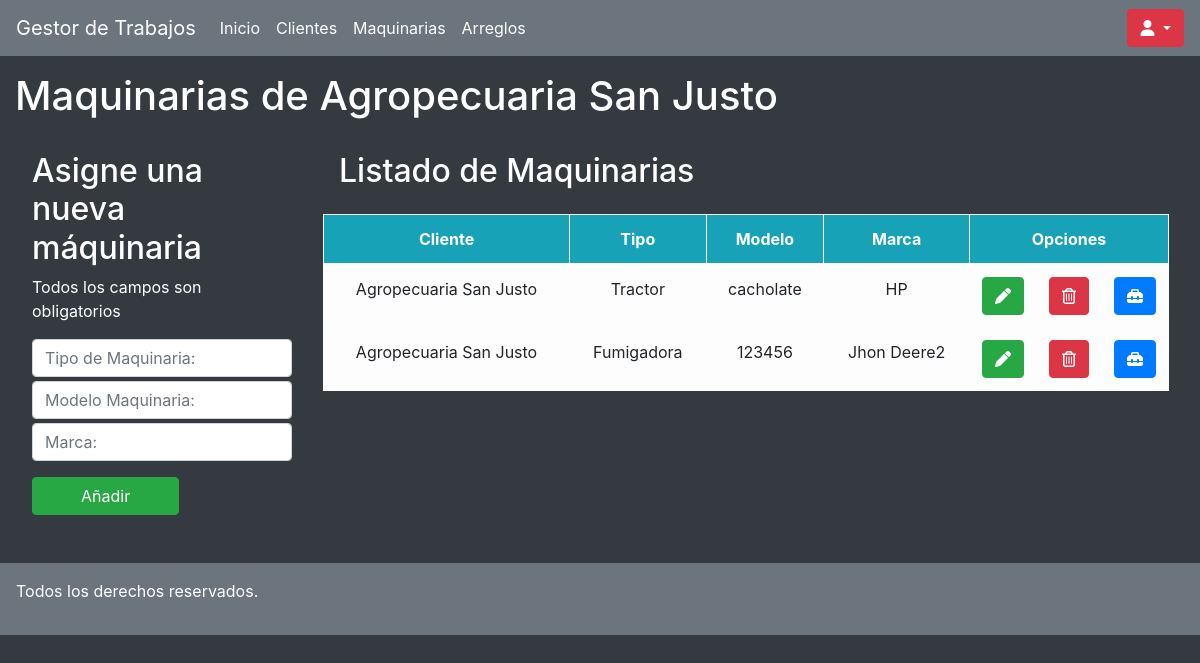
The page /clientes/maquinarias-cliente/18 (signed in) on the database its author committed.
### clientes/models.py (models this page shows, shortened)
class Clientes(models.Model):
    empresa = models.CharField(max_length=50,null=True,blank=True)
    condicion_iva = models.CharField(max_length=30)
    telefono = models.IntegerField(null=True,blank=True)
    domicilio = models.CharField(max_length=100)
    mail = models.EmailField(null=True,blank=True)
    cuit = models.IntegerField()
    def __str__(self): #es para que cuando lo pidamos me devuelva algo legible, en este caso el nombre
        return f'{self.empresa}'

class Maquinarias(models.Model):
    propietario = models.ForeignKey(Clientes, null= True, blank = True, on_delete=models.CASCADE)
    tipo = models.CharField(max_length=50)
    modelo = models.CharField(max_length=50)
    marca = models.CharField(max_length=50)

### clientes/views.py (the view)
# urls.py: path('maquinarias-cliente/<id>', maquinarias_cliente),
@login_required
def maquinarias_cliente(request,id):
    clientes = Clientes.objects.get(id=id)
    maquinarias = Maquinarias.objects.filter(propietario_id=id)
    return render(request, 'maquinarias-cliente.html', {"maquinarias": maquinarias,"clientes": clientes})

### clientes/templates/maquinarias-cliente.html (shortened to what this page needs)
{% extends "./base.html" %}
{% block body%}
<div class="col-12">
    <h1 class="mt-3 text-white">Maquinarias de {{clientes}}</h1>
</div>
<div class="row m-3">
    <div class="col-3 p-3 text-white">
        <h2>Asigne una nueva máquinaria</h2>
        <p class="warning">Todos los campos son obligatorios</p>
        <form action="../agregar_maquinarias_cliente/{{clientes.id}}" class="form-group" method="POST">
            <input type="text" name="tipo" class="form-control mt-1" placeholder="Tipo de Maquinaria:">
            <input type="text" name="modelo" class="form-control mt-1" placeholder="Modelo Maquinaria:">
            <input type="text" name="marca" class="form-control mt-1" placeholder="Marca:">
            <button class="btn btn-success aling-center px-5 mt-3">Añadir</button>
        </form>
    </div>
    <div class="col-9">
        <h2 class="p-3 text-white">Listado de Maquinarias</h2>
        <table class="table col-12 text-center table-bordered table-light table-hover">
            <thead class="bg-info text-white">
                <tr>
                    <th>Cliente</th>
                    <th>Tipo</th>
                    <th>Modelo</th>
                    <th>Marca</th>
                    <th colspan="3" class="col-2">Opciones</th>
                </tr>
            </thead>
            <tbody class="">
                {% for maquinarias in maquinarias %}
                    <tr>
                        <td> {{ maquinarias.propietario}} </td>
                        <td> {{ maquinarias.tipo}} </td>
                        <td> {{ maquinarias.modelo}} </td>
                        <td> {{ maquinarias.marca}} </td>
                        <td><a href="../editar_maquinarias_cliente/{{maquinarias.id}}/" class="btn btn-success" title="Editar"><i class="fas fa-pen"></i></a></td>
                        <td><a href="../eliminar_maquinaria/{{maquinarias.id}}/{{clientes.id}}/" class="btn btn-danger" title="Eliminar"><i class="far fa-trash-alt"></i></a></td>
                        <td><a href="../arreglos-cliente/{{maquinarias.id}}" class="btn btn-primary" title="Arreglos"><i class="fas fa-toolbox"></i></a></td>
                    </tr>
                {% endfor %}
            </tbody>
        </table>
    </div>
</div>
{%endblock%}

### rows shown on the page
Clientes: empresa "Agropecuaria San Justo"
Maquinarias: propietario "Agropecuaria San Justo", tipo "Tractor", modelo "cacholate", marca "HP"
Maquinarias: propietario "Agropecuaria San Justo", tipo "Fumigadora", modelo "123456", marca "Jhon Deere2"
